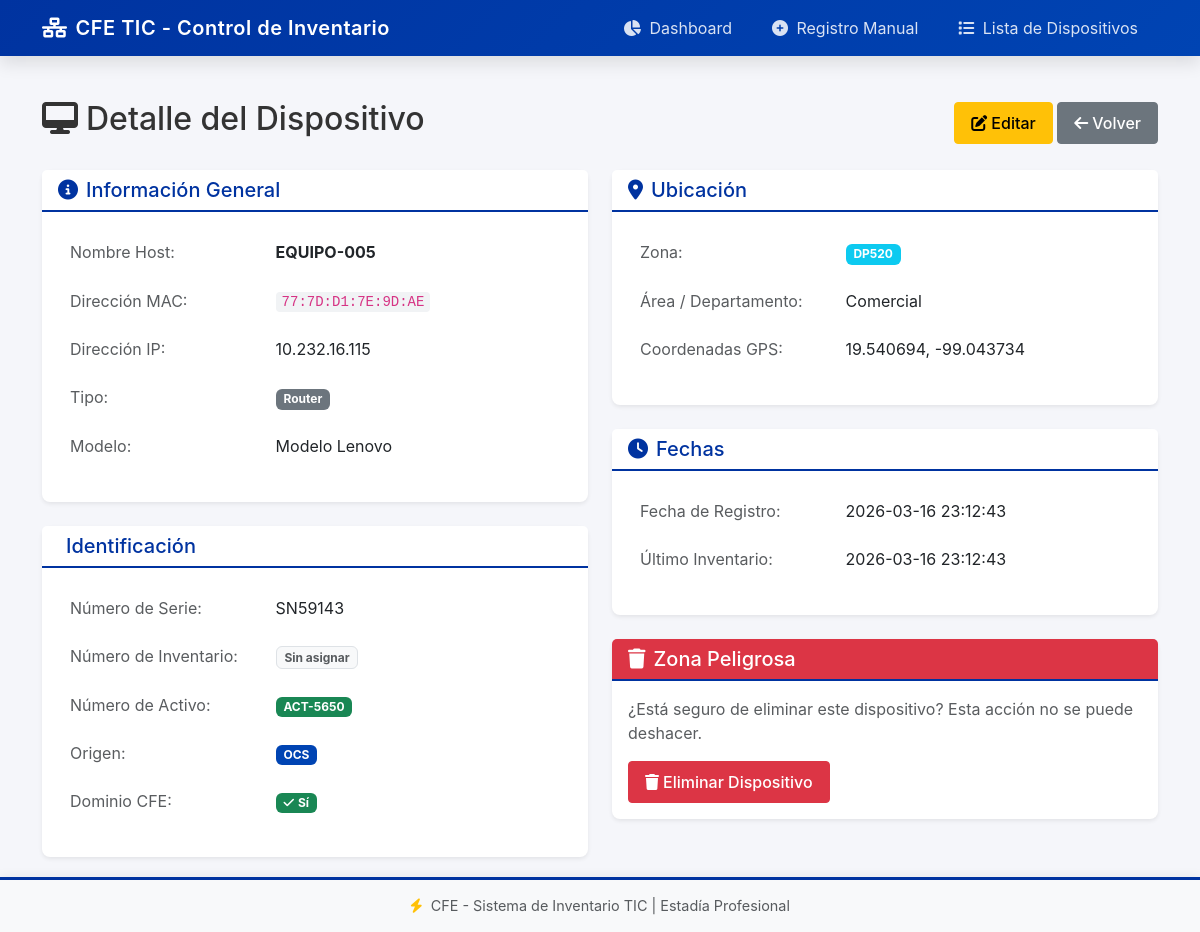
The page /dispositivos/detalle/5 on the database as committed earlier.
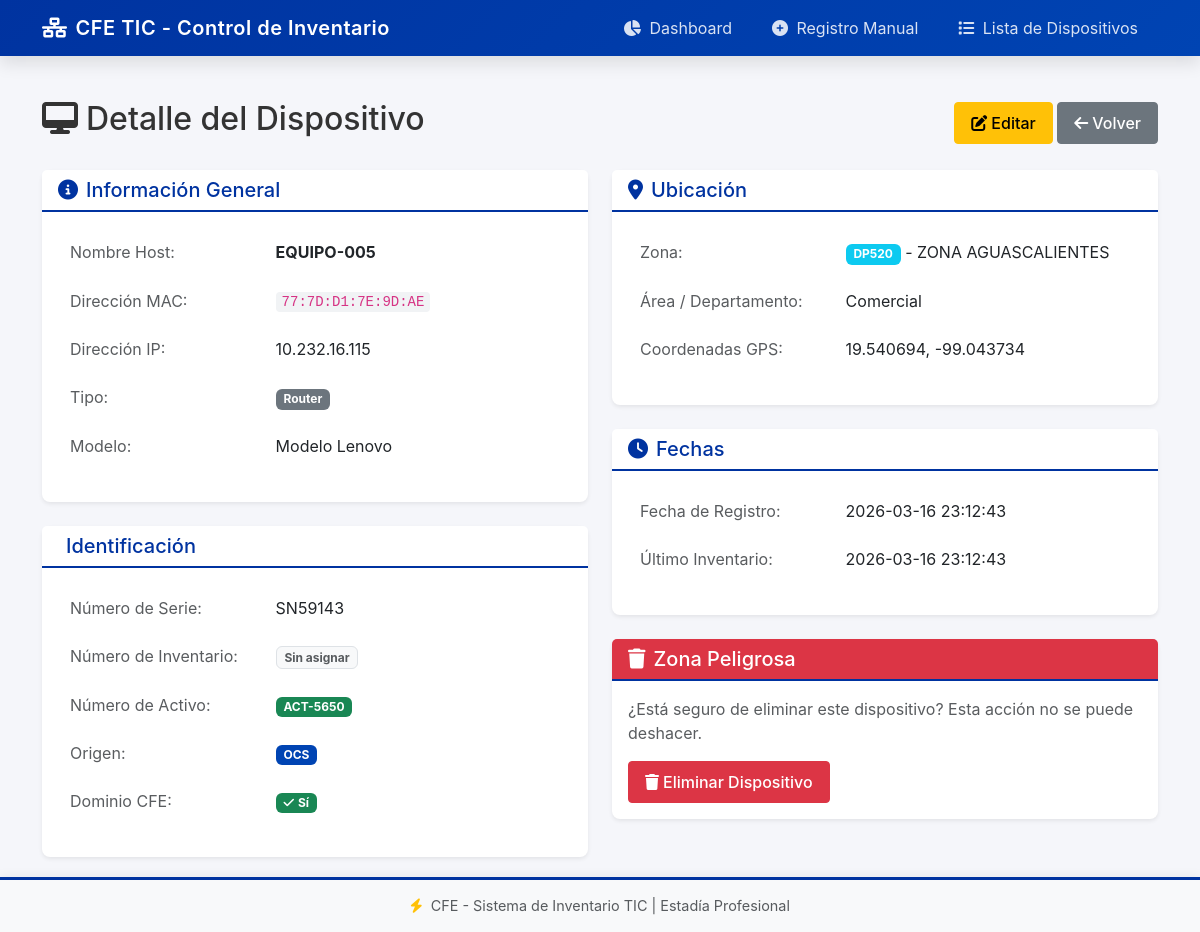
The same page on the database as committed later.
### tables this page shows
CREATE TABLE ZONAS (
                    cve_zona TEXT PRIMARY KEY,
                    nombre_zona TEXT
                );

### app.py (the view)
@app.route('/dispositivos/detalle/<int:dispositivo_id>')
def detalle_dispositivo(dispositivo_id):
    dispositivo = obtener_dispositivo_por_id(dispositivo_id)
    if not dispositivo:
        return redirect(url_for('dispositivos'))
    return render_template(
        'detalle_dispositivo.html',
        dispositivo=dispositivo,
        zonas=ZONAS_CFE
    )

### models.py (called while the page is built)
def get_connection():
    return sqlite3.connect(config.DATABASE_PATH)

def obtener_dispositivo_por_id(dispositivo_id):
    try:
        with get_connection() as conn:
            conn.row_factory = sqlite3.Row
            cursor = conn.cursor()
            cursor.execute("""
                SELECT d.*, z.nombre_zona
                FROM DISPOSITIVOS d
                LEFT JOIN ZONAS z ON d.cve_zona = z.cve_zona
                WHERE d.id = ?
            """, (dispositivo_id,))
            row = cursor.fetchone()
            return dict(row) if row else None
    except sqlite3.Error as e:
        print(f"Error al obtener dispositivo: {e}")
        return None

### templates/detalle_dispositivo.html (shortened to what the changed rows need)
{% extends "base.html" %}
{% block content %}
<div class="detalle-dispositivo">
    <div class="d-flex justify-content-between align-items-center mb-4">
        <h2>
            <i class="fas fa-desktop me-2"></i>Detalle del Dispositivo
        </h2>
    </div>
    <div class="row">
        <div class="col-md-6">
            <div class="card mb-4">
                <div class="card-body">
                    <table class="table table-borderless">
                        <tr>
                            <td class="text-muted" style="width: 40%;">Zona:</td>
                            <td>
                                {% if dispositivo.cve_zona %}
                                <span class="badge bg-info">{{ dispositivo.cve_zona }}</span>
                                {% if dispositivo.nombre_zona %}
                                - {{ dispositivo.nombre_zona }}
                                {% endif %}
                                {% else %}
                                -
                                {% endif %}
                            </td>
                        </tr>
                    </table>
                </div>
            </div>
        </div>
    </div>
</div>
{% endblock %}

Rows that differ between the two databases and show on the page:
added ZONAS: nombre_zona "ZONA AGUASCALIENTES"
